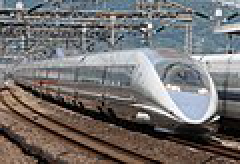
#> input picture Images/500 Series Shinkansen.png, 120 x 82 px (shown 2 times larger); its folder holds only this picture in this run
$ python downsample_images.py   (older library calls are emulated)
#> lines starting #> are read from the running program, lines starting #| are printed output that depends on the picture
from PIL import Image
import os

def downsample_image(input_path, output_path, target_size):
    # Open the input image
#> called with input_path = 'Images/500 Series Shinkansen.png', target_size = 600
    image = Image.open(input_path)
#> image is the input picture: PIL image 120x82 RGB; mean R, G, B 114.9, 111.6, 110.7

    # Calculate the aspect ratio of the original image
    aspect_ratio = image.width / image.height
#> aspect_ratio = 1.46

    # Calculate the target dimensions while preserving the aspect ratio
    if aspect_ratio > 1:
        target_width = target_size
        target_height = int(target_size / aspect_ratio)
#> target_height = 410
    else:
        target_width = int(target_size * aspect_ratio)
        target_height = target_size

    # Perform downsampling on the image
    downsized_image = image.resize((target_width, target_height), Image.ANTIALIAS)
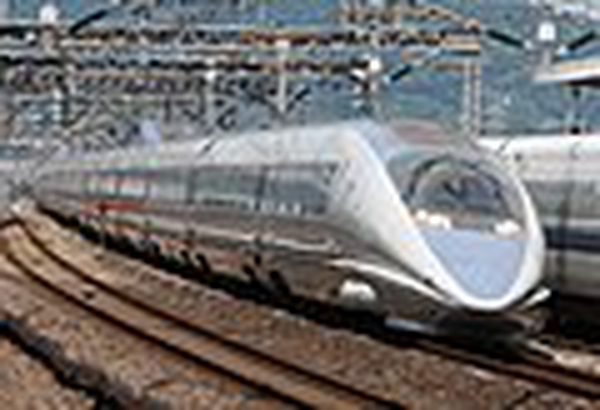
#> downsized_image: PIL image 600x410 RGB; mean R, G, B 114.9, 111.7, 110.8

    # Save the downsized image
    downsized_image.save(output_path)

# downsample all images in a directory
for root, directories, files in os.walk('static/images'):
    for filename in files:
        input_path = os.path.join(root, filename)
        output_path = os.path.join('static/lowres_images/images', filename)
        downsample_image(input_path, output_path, 600)

$ run again, on Images/AVE Class 100.png
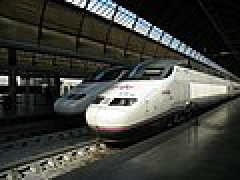
#> input picture Images/AVE Class 100.png, 120 x 90 px (shown 2 times larger)
#> in downsample_image, image is the input picture: PIL image 120x90 RGB; mean R, G, B 63, 64.4, 58.9
#> in downsample_image, `downsized_image = image.resize((target_width, target_height), Image.AN..`:
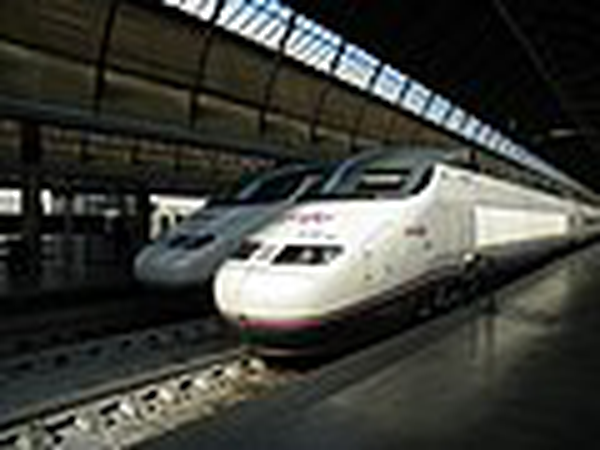
#> downsized_image: PIL image 600x450 RGB; mean R, G, B 63.1, 64.4, 59

$ run again, on Images/AVE Class 102, 112.png
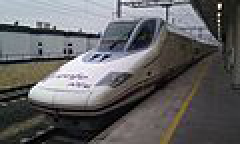
#> input picture Images/AVE Class 102, 112.png, 120 x 72 px (shown 2 times larger)
#> in downsample_image, image is the input picture: PIL image 120x72 RGB; mean R, G, B 99.2, 98.4, 99.6
#> in downsample_image, `downsized_image = image.resize((target_width, target_height), Image.AN..`:
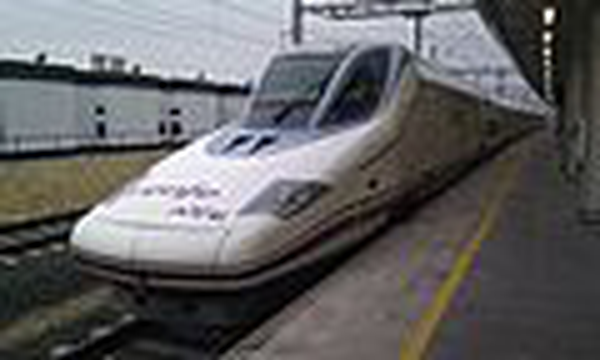
#> downsized_image: PIL image 600x360 RGB; mean R, G, B 99.2, 98.5, 99.6

$ run again, on Images/AVE Class 103.png
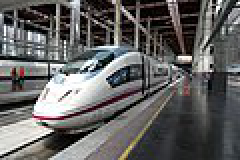
#> input picture Images/AVE Class 103.png, 120 x 80 px (shown 2 times larger)
#> in downsample_image, image is the input picture: PIL image 120x80 RGB; mean R, G, B 99.2, 98.4, 97.8
#> in downsample_image, `downsized_image = image.resize((target_width, target_height), Image.AN..`:
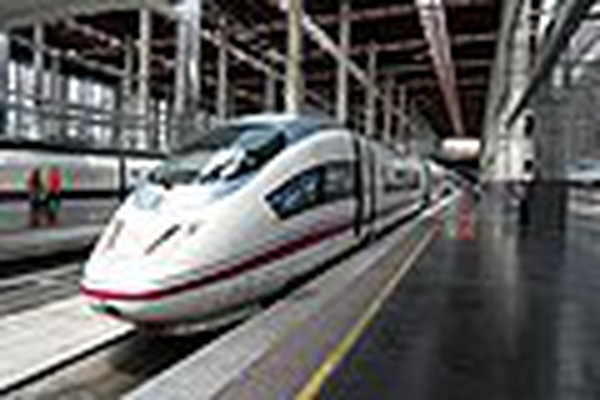
#> downsized_image: PIL image 600x400 RGB; mean R, G, B 99.3, 98.6, 97.9

$ run again, on Images/700 Series Shinkansen.png
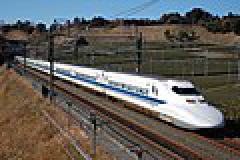
#> input picture Images/700 Series Shinkansen.png, 120 x 80 px (shown 2 times larger)
#> in downsample_image, image is the input picture: PIL image 120x80 RGB; mean R, G, B 96.7, 94.7, 91
#> in downsample_image, `downsized_image = image.resize((target_width, target_height), Image.AN..`:
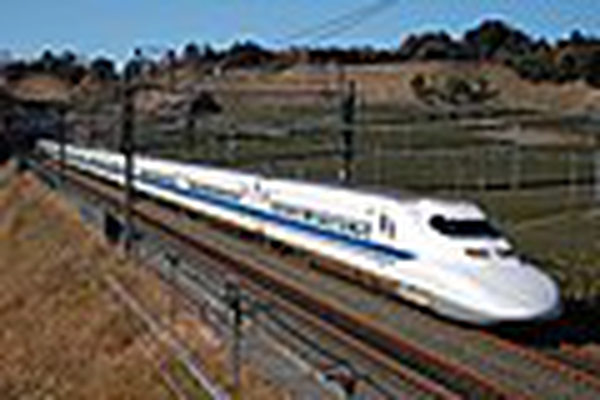
#> downsized_image: PIL image 600x400 RGB; mean R, G, B 96.7, 94.7, 91
